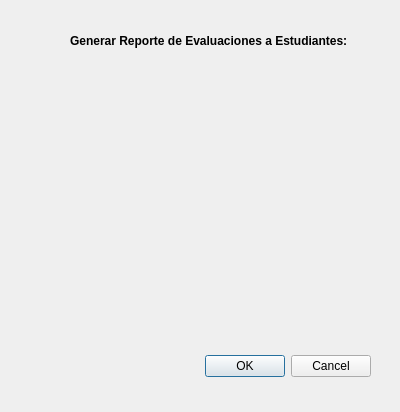
<?xml version="1.0" encoding="UTF-8"?>
<ui version="4.0">
 <class>Dialog</class>
 <widget class="QDialog" name="Dialog">
  <property name="geometry">
   <rect>
    <x>0</x>
    <y>0</y>
    <width>400</width>
    <height>412</height>
   </rect>
  </property>
  <property name="windowTitle">
   <string>Reporte Evaluaciones a Estudiante</string>
  </property>
  <widget class="QDialogButtonBox" name="buttonBox">
   <property name="geometry">
    <rect>
     <x>30</x>
     <y>350</y>
     <width>341</width>
     <height>32</height>
    </rect>
   </property>
   <property name="orientation">
    <enum>Qt::Horizontal</enum>
   </property>
   <property name="standardButtons">
    <set>QDialogButtonBox::Cancel|QDialogButtonBox::Ok</set>
   </property>
  </widget>
  <widget class="QLabel" name="label">
   <property name="geometry">
    <rect>
     <x>70</x>
     <y>20</y>
     <width>281</width>
     <height>41</height>
    </rect>
   </property>
   <property name="font">
    <font>
     <italic>false</italic>
     <bold>true</bold>
    </font>
   </property>
   <property name="text">
    <string>Generar Reporte de Evaluaciones a Estudiantes:</string>
   </property>
  </widget>
 </widget>
 <resources/>
 <connections>
  <connection>
   <sender>buttonBox</sender>
   <signal>accepted()</signal>
   <receiver>Dialog</receiver>
   <slot>accept()</slot>
   <hints>
    <hint type="sourcelabel">
     <x>248</x>
     <y>254</y>
    </hint>
    <hint type="destinationlabel">
     <x>157</x>
     <y>274</y>
    </hint>
   </hints>
  </connection>
  <connection>
   <sender>buttonBox</sender>
   <signal>rejected()</signal>
   <receiver>Dialog</receiver>
   <slot>reject()</slot>
   <hints>
    <hint type="sourcelabel">
     <x>316</x>
     <y>260</y>
    </hint>
    <hint type="destinationlabel">
     <x>286</x>
     <y>274</y>
    </hint>
   </hints>
  </connection>
 </connections>
</ui>
